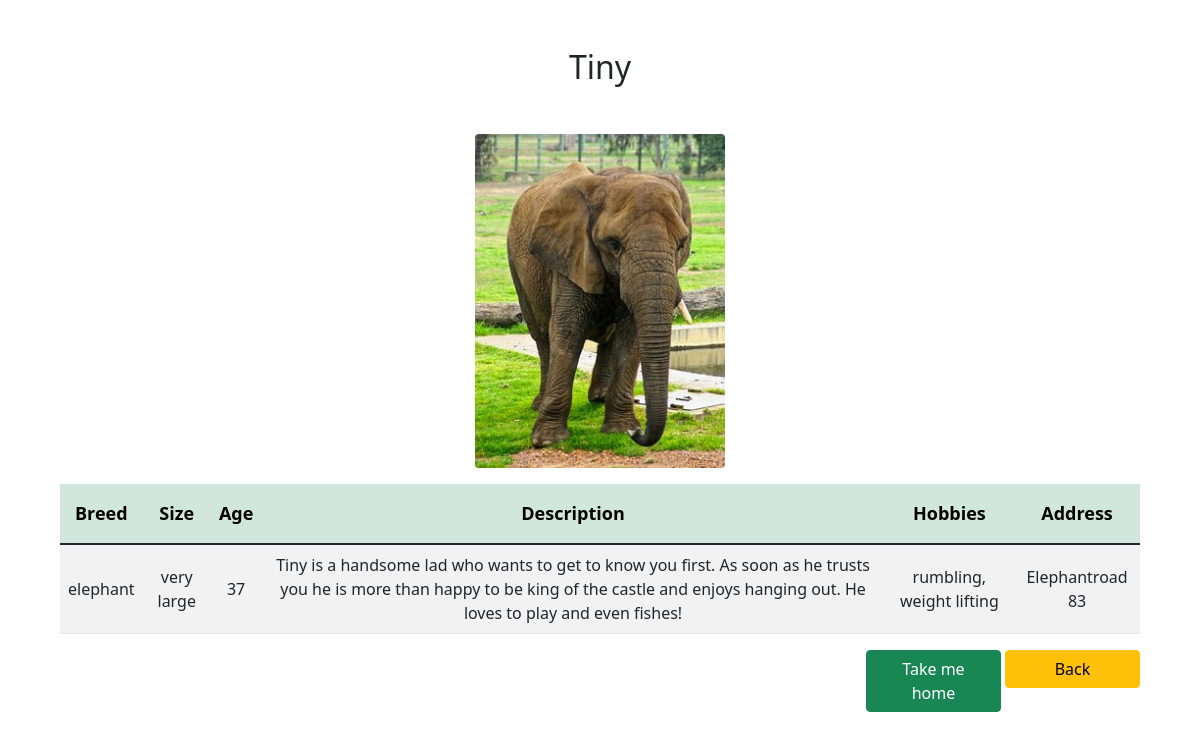
/details.php?petID=5000009, run on an earlier commit of the app's database.
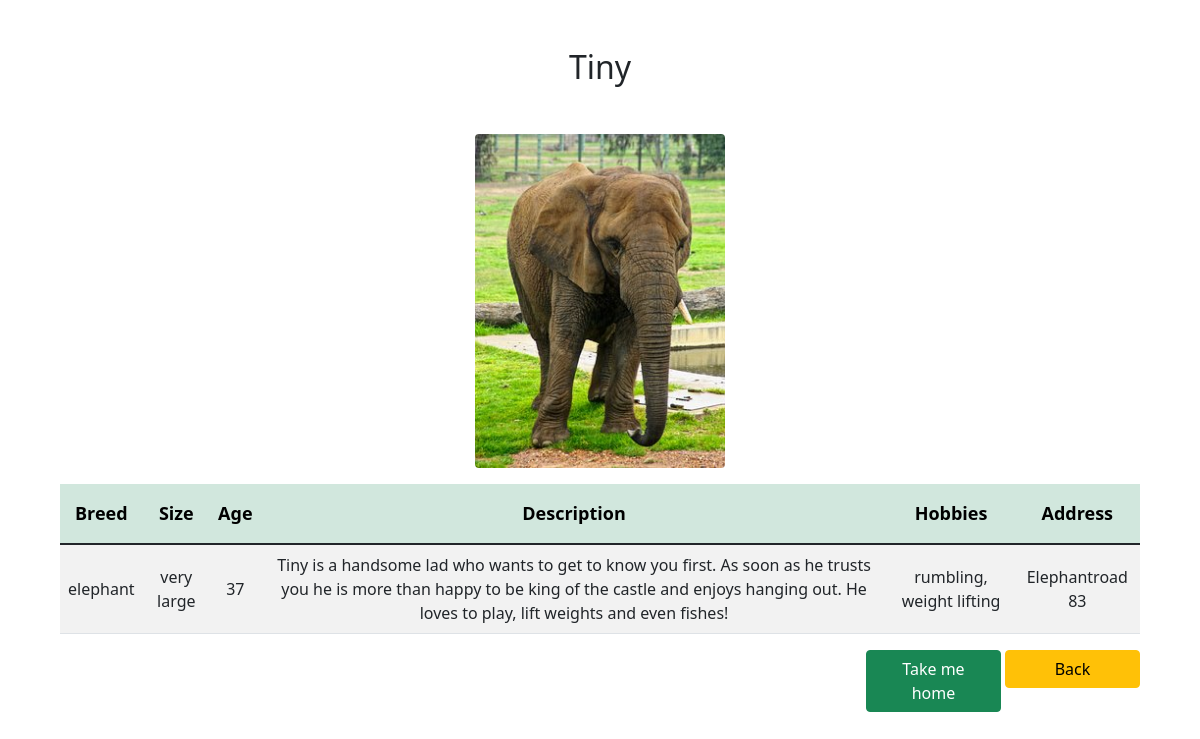
And on a later commit of the database.
### tables this page shows
CREATE TABLE `animals` (
  `petID` int(11) NOT NULL,
  `pet_name` varchar(65) NOT NULL,
  `breed` varchar(65) NOT NULL,
  `size` enum('very small','small','medium','large','very large') NOT NULL,
  `age` int(11) NOT NULL,
  `pet_description` varchar(260) NOT NULL,
  `hobbies` varchar(65) NOT NULL,
  `pet_address` varchar(65) NOT NULL,
  `picture` varchar(250) DEFAULT NULL
);

### details.php (the view, shortened to what this page needs)
<?php
require_once 'components/db_connect.php';
if ($_GET['petID']) {
    $id = $_GET['petID'];
    $sql = "SELECT * FROM animals WHERE petID = {$id}";
    $result = mysqli_query($connect, $sql);
    $data = mysqli_fetch_assoc($result);
    if (mysqli_num_rows($result) == 1) {
        $name = $data['pet_name'];
        $breed = $data['breed'];
        $size = $data['size'];
        $age = $data['age'];
        $description = $data['pet_description'];
        $hobbies = $data['hobbies'];
        $address = $data['pet_address'];
        $picture = $data['picture'];
        $tcontent = "<tr>
            <td>" . $breed . "</td>
            <td>" . $size . "</td>
            <td>" . $age . "</td>
            <td>" . $description . "</td>
            <td>" . $hobbies . "</td>
            <td>" . $address . "</td>
            </tr>";
    } else {
        header("location: error.php");
    }
} else {
    header("location: error.php");
}
?>
<!DOCTYPE html>
<html lang="en">
<head>
    <?php require_once 'components/boot.php' ?>
</head>
<body>
    <div class="manageProduct mt-3">
        <p class='h2 text-center mt-5 mb-5'> <?= $name ?> </p>
        <img src="pictures/<?= $picture ?>" class="rounded mx-auto d-block mb-3 " alt="<?= $name ?>" width="250px">
        <table class='table table-striped'>
            <thead class='table-success text-nowrap'>
                <tr>
                    <th style='padding-top: 2vh; padding-bottom: 2vh; font-size: large'>Breed</th>
                    <th style='padding-top: 2vh; padding-bottom: 2vh; font-size: large'>Size</th>
                    <th style='padding-top: 2vh; padding-bottom: 2vh; font-size: large'>Age</th>
                    <th style='padding-top: 2vh; padding-bottom: 2vh; font-size: large'>Description</th>
                    <th style='padding-top: 2vh; padding-bottom: 2vh; font-size: large'>Hobbies</th>
                    <th style='padding-top: 2vh; padding-bottom: 2vh; font-size: large'>Address</th>
                </tr>
            </thead>
            <tbody>
                <?= $tcontent; ?>
            </tbody>
        </table>
        <div class='mb-3 d-flex justify-content-end'>
            <a href="home.php"><button class='btn btn-success custom me-1' type="button">Take me home</button></a>
            <a href="home.php"><button class='btn btn-warning custom' type="button">Back</button></a>
        </div>
    </div>
</body>
</html>

### components/boot.php (shortened to what this page needs)
<link href="https://cdn.jsdelivr.net/npm/bootstrap@5.1.3/dist/css/bootstrap.min.css" rel="stylesheet">

### details.php (style rules this page uses)
.manageProduct { margin: auto; width: 90%; }
td { text-align: center; vertical-align: middle; }
tr { text-align: center; }
.custom { width: 135px; }

What changed in the data, as far as the page shows it:
changed animals "Tiny": pet_description "…out. He loves to play and even fishes!" → "…out. He loves to play, lift weights and even fishes!"
